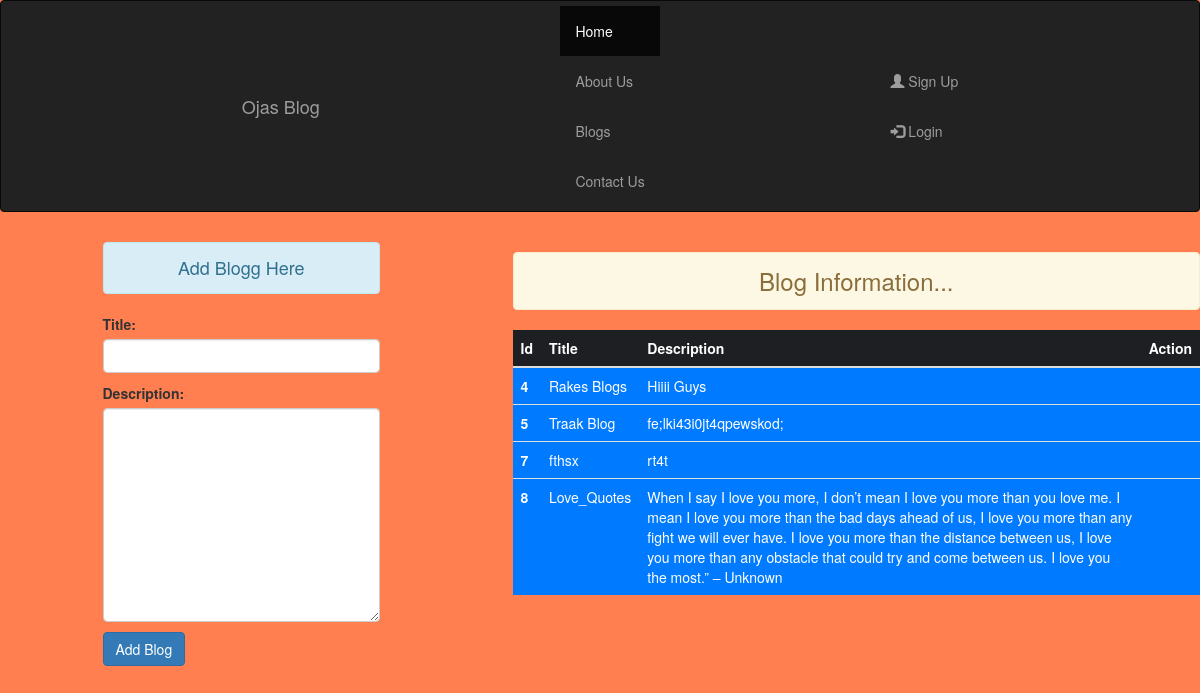
Page /home/add on the committed database.
### Blogging/models.py (models this page shows)
class Blog(models.Model):
    title=models.CharField(max_length=100)
    description=models.TextField()

### Blogging/views.py (the view)
# urls.py: path('/add',views.add_Blogs,name='add'),
def add_Blogs(request):
    if request.method == 'POST':
        fm=BlogForm(request.POST)
        if fm.is_valid():
            print('Form is Validated')
            ti=fm.cleaned_data['title']
            des=fm.cleaned_data['description']
            ob=Blog(title=ti,description=des)
            ob.save()
            fm=BlogForm()
            ob1=Blog.objects.all()
            return HttpResponseRedirect('/home/home',{"form":fm,"ob1":ob1})
    else:
        fm=BlogForm()
    ob1 = Blog.objects.all()
    return render(request,'add_blog.html',{"form":fm,"ob1":ob1})

### Blogging/forms.py
class BlogForm(forms.ModelForm):
    class Meta:
        model=Blog
        fields=['title','description']
        label={'title':'Title','description':'Description'}
        widgets={
            'title':forms.TextInput(attrs={'class':'form-control'}),
            'description': forms.Textarea(attrs={'class': 'form-control'}),
            }

### templates/add_blog.html (shortened to what this page needs)
{% extends 'base.html' %}
{% block content %}
<div class="row">
<div class="col-sm-3 offset-1">
<h4 class="text-center alert alert-info">Add Blogg Here</h4>
<form  action="" method="POST" novalidate>
{{ form.as_p }}
<input type="submit"  class="btn btn-primary" value="Add Blog">
</form>
 </div>
 <div class="col-sm-7 offset-1">
<h3  class="text-center alert alert-warning"> Blog Information...</h3>
  {% if ob1 %}
<table class="table table-striped table-dark">
  <thead>
    <tr class="table-active">
      <th scope="col">Id</th>
      <th scope="col">Title</th>
      <th scope="col">Description</th>
        <th scope="col">Action</th>
    </tr>
  </thead>
 <tbody>
 {% for i in ob1 %}
    <tr class="bg-primary">
      <th scope="row">{{i.id}}</th>
      <td>{{i.title}}</td>
      <td>{{i.description}}</td>
     <td>
     </td>
    </tr>
 {% endfor %}
 </tbody>
</table>
{% else %}
   <h4 class="text-center alert alert-warning">No Blogs</h4>
     {% endif %}
</div>
</div>
{% endblock  %}

### static/css/MyFile.css (style rules this page uses)
.rock { background-color:coral; }

### rows in the picture
Blog: id "4", title "Rakes Blogs", description "Hiiii Guys"
Blog: id "5", title "Traak Blog", description "fe;lki43i0jt4qpewskod;"
Blog: id "7", title "fthsx", description "rt4t"
Blog: id "8", title "Love_Quotes", description "When I say I love you more, I don’t mean I love you more than you love me. I mean I love you more than the bad days ahead of us, I love you more than any fight we will ever have. I love you more than the distance between us, I love you more than any obstacle that could try and come between us. I love you the most.” – Unknown"
